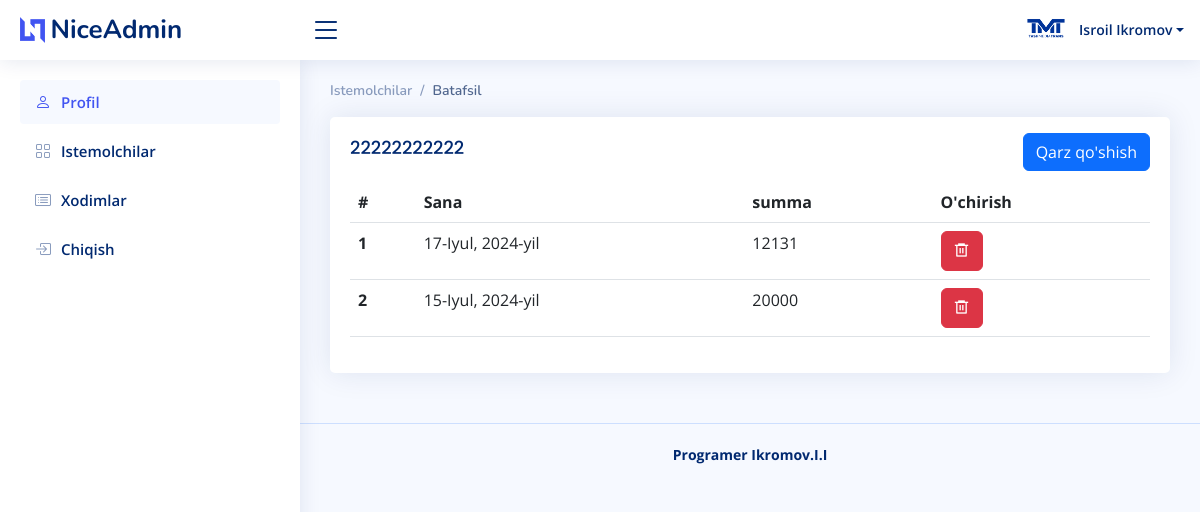
/main/detail/9 (signed in), run on the app's committed database.
### users/models.py (models this page shows, shortened)
class User(AbstractUser):
    nomi = models.CharField(max_length=100, null=True, blank=True)
    tel = models.CharField(max_length=20, null=True, blank=True)
    tg = models.CharField(max_length=50, null=True, blank=True)
    img = models.ImageField(upload_to='avatars/', null=True, blank=True)
    class Meta:
        db_table = 'user'

### main/models.py (models this page shows, shortened)
class Istemolchi(models.Model):
    aftomabil = models.ForeignKey(Aftomabil, on_delete=models.SET_NULL, null=True, blank=True)
    full_name = models.CharField(max_length=100)
    pazivnoy = models.CharField(max_length=20)
    tel = models.CharField(max_length=20,null=True)
    status = models.BooleanField(default=False)
    author = models.ForeignKey(User, on_delete=models.CASCADE, null=True)
    class Meta:
        db_table = 'istemolchi'

class Qarz(models.Model):
    summa = models.PositiveIntegerField()
    istemolchi = models.ForeignKey(Istemolchi, on_delete=models.CASCADE, null=True)
    author = models.ForeignKey(User, on_delete=models.CASCADE, null=True)
    status = models.BooleanField(default=False)
    sana = models.DateField(auto_now_add=True)
    class Meta:
        db_table = 'qarz'

### main/views.py (the view)
# urls.py: path('detail/<int:pk>', detail, name='detail'),
@login_required
def detail(request,pk):
    istemolchi_id = get_object_or_404(Istemolchi, id=pk)
    if request.method == 'POST':
        form = QarzForm(request.POST)
        if form.is_valid():
            qarz = form.save(commit=False)
            qarz.istemolchi = istemolchi_id
            qarz.author = request.user
            qarz.save()
            messages.info(request, "Saqlandi ")
            return HttpResponseRedirect(request.META.get('HTTP_REFERER'))
        else:
            messages.success(request, "Yaroqsiz maʼlumot !")
    else:
        form = QarzForm()
    context = {
        'form':form,
        'istemolchi_id':istemolchi_id,
        'qarzlar':Qarz.objects.filter(istemolchi=istemolchi_id,status=False)[::-1],
        'user': request.user,
    }
    return render(request, 'main/detail.html',context)

### templates/main/detail.html (shortened to what this page needs)
{% extends 'base.html' %}
{% block content %}
  <main id="main" class="main">
     <div class="pagetitle">
      <nav>
        <ol class="breadcrumb">
          <li class="breadcrumb-item"><a href="{% url 'index' %}">Istemolchilar</a></li>
          <li class="breadcrumb-item active">Batafsil</li>
        </ol>
      </nav>
    </div>
    <section class="section">
      <div class="row">
        <div class="col-lg-12">
          <div class="card">
            <div class="card-body">
              <div class="d-flex justify-content-between">
                <h5 class="card-title">{{istemolchi_id.full_name}}</h5>
                <div class="mt-3 ">
                  <button type="button" class="btn btn-primary" data-bs-toggle="modal" data-bs-target="#verticalycentered">
                    Qarz qo'shish
                  </button>
                </div>
              </div>
              <table class="table">
                <thead>
                  <tr>
                    <th scope="col">#</th>
                    <th scope="col">Sana</th>
                    <th scope="col">summa</th>
                    <th scope="col">O'chirish</th>
                  </tr>
                </thead>
                <tbody>
                {% for i in qarzlar %}
                  <tr>
                    <th scope="row">{{forloop.counter}}</th>
                    <td>{{i.sana}}</td>
                    <td>{{i.summa}}</td>
                    <td>
                          <button type="button" class="btn btn-danger" data-bs-toggle="modal" data-bs-target="#verticalycentered{{ i.pk }}">
                            <i class="ri-delete-bin-6-line"></i>
                          </button>
                    </td>
                  </tr>
                {% endfor %}
                </tbody>
              </table>
            </div>
          </div>
        </div>
      </div>
    </section>
  </main>
{% endblock content %}

### templates/base.html (shortened to what this page needs)
<!DOCTYPE html>
{% load static %}
<html lang="en">
<head>
  <link href="{% static 'vendor/bootstrap/css/bootstrap.min.css' %}" rel="stylesheet">
  <link href="{% static 'vendor/bootstrap-icons/bootstrap-icons.css' %}" rel="stylesheet">
  <link href="{% static 'vendor/boxicons/css/boxicons.min.css' %}" rel="stylesheet">
  <link href="{% static 'vendor/quill/quill.snow.css' %}" rel="stylesheet">
  <link href="{% static 'vendor/quill/quill.bubble.css' %}" rel="stylesheet">
  <link href="{% static 'vendor/remixicon/remixicon.css' %}" rel="stylesheet">
  <link href="{% static 'vendor/simple-datatables/style.css' %}" rel="stylesheet">
  <link href="{% static 'css/style.css' %}" rel="stylesheet">
</head>
<body>
  <header id="header" class="header fixed-top d-flex align-items-center">
    <div class="d-flex align-items-center justify-content-between">
      <a href="#" class="logo d-flex align-items-center">
        <img src="assets/img/logo.png" alt="">
        <span class="d-none d-lg-block">NiceAdmin</span>
      </a>
      <i class="bi bi-list toggle-sidebar-btn"></i>
    </div>
    <nav class="header-nav ms-auto">
      <ul class="d-flex align-items-center">
        <li class="nav-item dropdown pe-3">
          <a class="nav-link nav-profile d-flex align-items-center pe-0" href="#" data-bs-toggle="dropdown">
            {% if user.img %}
               <img src="{{ user.img.url }}" alt="Profile" class="rounded-circle">
            {% else %}
               <img src="{% static 'img/profile-img.jpg' %}" alt="Default Profile" class="rounded-circle">
            {% endif %}
            <span class="d-none d-md-block dropdown-toggle ps-2">{{ user.get_full_name }}</span>
          </a>
        </li>
      </ul>
    </nav>
  </header>
  <aside id="sidebar" class="sidebar">
    <ul class="sidebar-nav" id="sidebar-nav">
      <li class="nav-item">
        <a class="nav-link" href="{% url 'profil' %}">
          <i class="bi bi-person"></i>
          <span>Profil</span>
        </a>
      </li>
      <li class="nav-item">
        <a class="nav-link collapsed" href="{% url 'index' %}">
          <i class="bi bi-grid"></i>
          <span>Istemolchilar</span>
        </a>
      </li>
      <li class="nav-item">
        <a class="nav-link collapsed" href="{% url 'xodimlar' %}">
          <i class="bi bi-card-list"></i>
          <span>Xodimlar</span>
        </a>
      </li>
      <li class="nav-item">
        <a class="nav-link collapsed" href="{% url 'logout' %}">
          <i class="bi bi-box-arrow-in-right"></i>
          <span>Chiqish</span>
        </a>
      </li>
    </ul>
  </aside>
  {% block content %}
  {% endblock content %}
  <footer id="footer" class="footer">
    <div class="copyright">
      <strong><span>Programer Ikromov.I.I</span></strong>
    </div>
  </footer>
</body>
</html>

### static/css/style.css (style rules this page uses)
:root { scroll-behavior: smooth; }
body { font-family: "Open Sans", sans-serif; background: #f6f9ff; color: #444444; }
a { color: #4154f1; text-decoration: none; }
h1, h2, h3, h4, h5, h6 { font-family: "Nunito", sans-serif; }
#main { margin-top: 60px; padding: 20px 30px; transition: all 0.3s; }
.pagetitle { margin-bottom: 10px; }
.card { margin-bottom: 30px; border: none; border-radius: 5px; box-shadow: 0px 0 30px rgba(1, 41, 112, 0.1); }
.card-title { padding: 20px 0 15px 0; font-size: 18px; font-weight: 500; color: #012970; font-family: "Poppins", sans-serif; }
.card-body { padding: 0 20px 20px 20px; }
.breadcrumb { font-size: 14px; font-family: "Nunito", sans-serif; color: #899bbd; font-weight: 600; }
.breadcrumb a { color: #899bbd; transition: 0.3s; }
.breadcrumb .breadcrumb-item::before { color: #899bbd; }
.breadcrumb .active { color: #51678f; font-weight: 600; }
.logo { line-height: 1; }
@media (min-width: 1200px) { .logo { width: 280px; } }
.logo img { max-height: 26px; margin-right: 6px; }
.logo span { font-size: 26px; font-weight: 700; color: #012970; font-family: "Nunito", sans-serif; }
.header { transition: all 0.5s; z-index: 997; height: 60px; box-shadow: 0px 2px 20px rgba(1, 41, 112, 0.1); background-color: #fff; padding-left: 20px; }
.header .toggle-sidebar-btn { font-size: 32px; padding-left: 10px; cursor: pointer; color: #012970; }
.header-nav ul { list-style: none; }
.header-nav>ul { margin: 0; padding: 0; }
.header-nav .nav-profile { color: #012970; }
.header-nav .nav-profile img { max-height: 36px; }
.header-nav .nav-profile span { font-size: 14px; font-weight: 600; }
.sidebar { position: fixed; top: 60px; left: 0; bottom: 0; width: 300px; z-index: 996; transition: all 0.3s; padding: 20px; overflow-y: auto; scrollbar-width: thin; scrollbar-color: #aab7cf transparent; box-shadow: 0px 0px 20px rgba(1, 41, 112, 0.1); background-color: #fff; }
@media (min-width: 1200px) { #main, #footer { margin-left: 300px; } }
.sidebar-nav { padding: 0; margin: 0; list-style: none; }
.sidebar-nav li { padding: 0; margin: 0; list-style: none; }
.sidebar-nav .nav-item { margin-bottom: 5px; }
.sidebar-nav .nav-link { display: flex; align-items: center; font-size: 15px; font-weight: 600; color: #4154f1; transition: 0.3; background: #f6f9ff; padding: 10px 15px; border-radius: 4px; }
.sidebar-nav .nav-link i { font-size: 16px; margin-right: 10px; color: #4154f1; }
.sidebar-nav .nav-link.collapsed { color: #012970; background: #fff; }
.sidebar-nav .nav-link.collapsed i { color: #899bbd; }
.footer { padding: 20px 0; font-size: 14px; transition: all 0.3s; border-top: 1px solid #cddfff; }
.footer .copyright { text-align: center; color: #012970; }

### data on the page
User: img (picture), get_full_name "Isroil Ikromov"
Istemolchi: full_name "22222222222"
Qarz: sana "17-Iyul, 2024-yil", summa "12131"
Qarz: sana "15-Iyul, 2024-yil", summa "20000"
